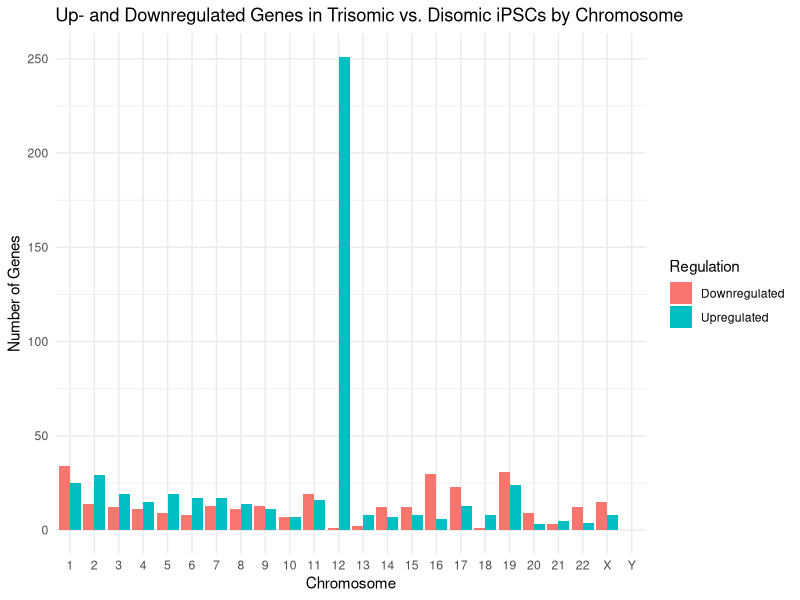
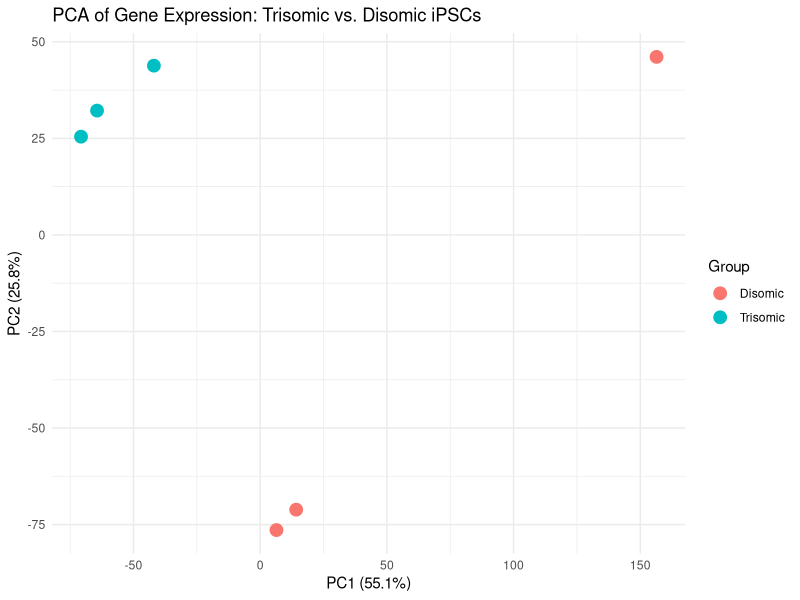
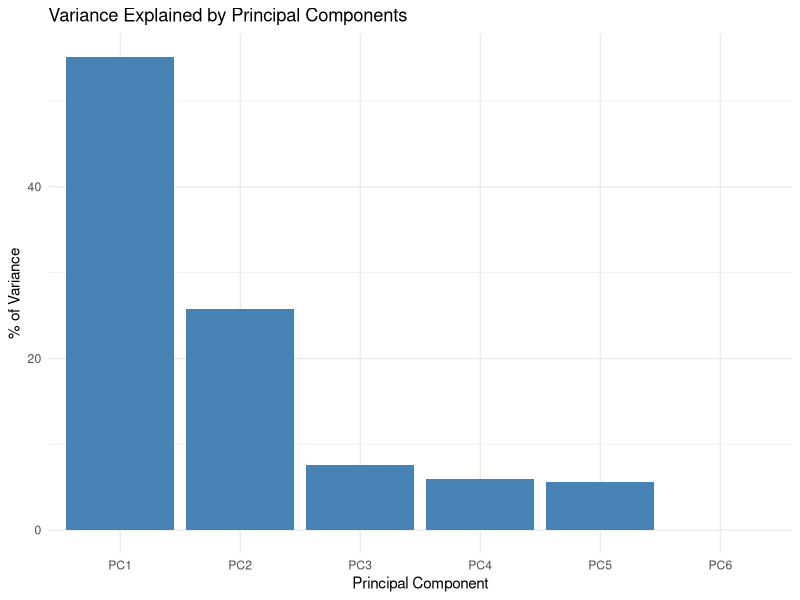
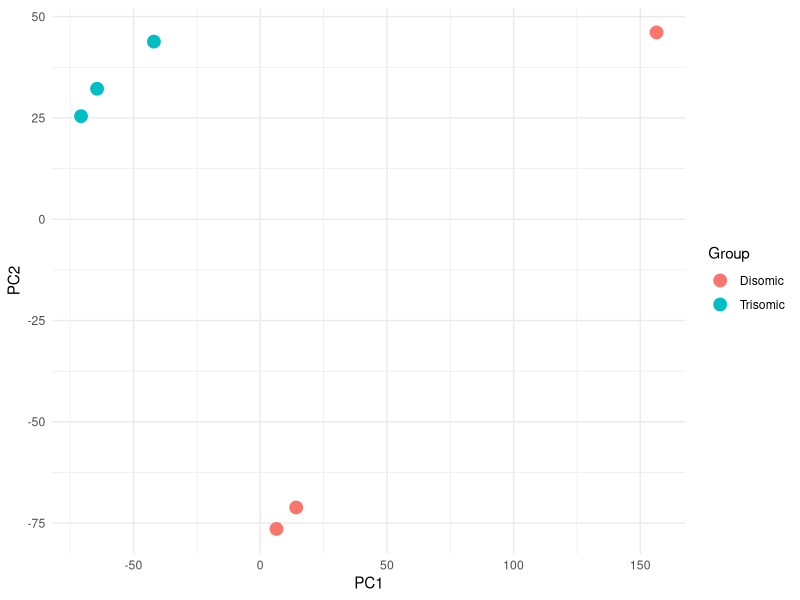

Recreate these plots in R, in order.
## ---- chunk 1
# Load tidyverse for wrangling, plotting, and file reading
library(tidyverse)
## ---- chunk 2
# Read CSV and preview first few rows
library(readr)

rna <- read_csv("../data/BulkRNAseq_with_Chr.csv")
head(rna)

glimpse(rna)

## ---- chunk 3

# Step 1: Define thresholds
log2fc_cutoff <- log2(1.5)
padj_cutoff <- 0.05

# Step 2: Categorize genes
rna <- rna %>%
  mutate(
    Regulation = case_when(
      log2FoldChange >= log2fc_cutoff & pAdj < padj_cutoff ~ "Upregulated",
      log2FoldChange <= -log2fc_cutoff & pAdj < padj_cutoff ~ "Downregulated",
      TRUE ~ "Not Significant"
    )
  )

# Step 3: Filter out NA chromosome names and define correct chromosome order
valid_chromosomes <- c(as.character(1:22), "X", "Y")

# Step 4: Summarize data per chromosome and regulation category
reg_summary <- rna %>%
  filter(Regulation != "Not Significant", chromosome_name %in% valid_chromosomes) %>%
  mutate(chromosome_name = factor(chromosome_name, levels = valid_chromosomes)) %>%
  count(chromosome_name, Regulation) %>%
  complete(chromosome_name, Regulation, fill = list(n = 0))

# Step 5: Plot
ggplot(reg_summary, aes(x = chromosome_name, y = n, fill = Regulation)) +
  geom_bar(stat = "identity", position = "dodge") +
  labs(
    title = "Up- and Downregulated Genes in Trisomic vs. Disomic iPSCs by Chromosome",
    x = "Chromosome",
    y = "Number of Genes"
  ) +
  theme_minimal()

## ---- chunk 4

# Extract expression matrix (only the columns with expression values)
expr_matrix <- rna %>%
  select(P33_1, P33_2, P33_3, P3_1, P3_2, P3_3) %>%
  as.matrix()

# Transpose the matrix: samples as rows, genes as columns
expr_t <- t(expr_matrix)

# Perform PCA
pca_res <- prcomp(expr_t, scale. = TRUE)

# Create a data frame with PCA scores
pca_df <- as.data.frame(pca_res$x)

# Add sample group labels (in same order as columns in original matrix)
pca_df$Group <- c("Trisomic", "Trisomic", "Trisomic", "Disomic", "Disomic", "Disomic")

# Plot PCA
ggplot(pca_df, aes(x = PC1, y = PC2, color = Group)) +
  geom_point(size = 4) +
  labs(
    title = "PCA of Gene Expression: Trisomic vs. Disomic iPSCs",
    x = paste0("PC1 (", round(summary(pca_res)$importance[2, 1] * 100, 1), "%)"),
    y = paste0("PC2 (", round(summary(pca_res)$importance[2, 2] * 100, 1), "%)")
  ) +
  theme_minimal()

# PCA variance summary
pca_var_df <- as.data.frame(summary(pca_res)$importance[1:2, ])
pca_var_df <- tibble::rownames_to_column(pca_var_df, var = "Metric")

# View the table
pca_var_df

# Extract proportion of variance explained
variance_explained <- summary(pca_res)$importance[2, ]  # Second row = proportion of variance
pc_names <- names(variance_explained)

# Create a data frame for plotting
var_df <- data.frame(
  PC = pc_names,
  Variance = variance_explained * 100  # Convert to percentage
)

# Bar plot of % variance explained
ggplot(var_df, aes(x = PC, y = Variance)) +
  geom_bar(stat = "identity", fill = "steelblue") +
  labs(
    title = "Variance Explained by Principal Components",
    x = "Principal Component",
    y = "% of Variance"
  ) +
  theme_minimal()

## ---- chunk 5
ggplot(pca_df, aes(x = PC1, y = PC2, color = Group)) +
  geom_point(size = 4) +
  theme_minimal()

